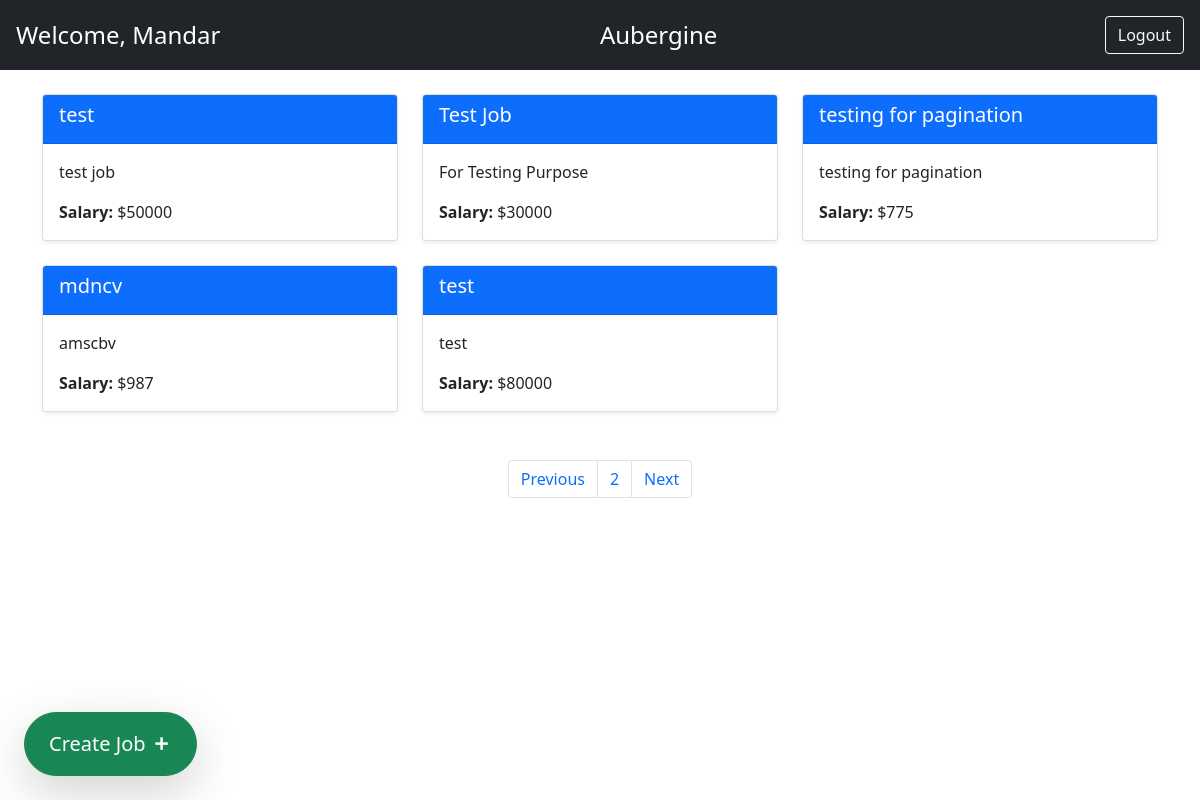
/auth/home/?page=2 (signed in), run on the app's committed database.
### authentication/models.py (models this page shows, shortened)
class CustomUser(AbstractBaseUser):
    email = models.EmailField(unique=True)
    first_name = models.CharField(max_length=100)
    is_active = models.BooleanField(default=True)
    objects = CustomUserManager()
    USERNAME_FIELD = 'email'
    REQUIRED_FIELDS = ['first_name']

### jobs/models.py (models this page shows, shortened)
class Company(models.Model):
    user = models.OneToOneField(get_user_model(), on_delete=models.CASCADE)
    name = models.CharField(max_length=255)
    description = models.TextField(blank=True)
    def __str__(self):
        return self.name

class Job(models.Model):
    title = models.CharField(max_length=255)
    description = models.TextField(blank=True)
    salary = models.IntegerField()
    company = models.ForeignKey(Company, on_delete=models.CASCADE, related_name='jobs',null=False)  # One company can have many jobs (for total participation the foreignky has null constraint)

### authentication/views.py (the view, shortened to what this page needs)
# urls.py: path('home/',home_view,name='home')
@login_required
def home_view(request):
    page_num = request.GET.get('page', 1)
    jobs = Job.objects.all()  # pylint: disable=no-member
    paginator = Paginator(jobs, 5)
    page_obj = paginator.get_page(page_num)
    jobs = page_obj.object_list
    if Company.objects.filter(user=request.user).exists():  # pylint: disable=no-member
        company = Company.objects.filter(user=request.user).first()  # pylint: disable=no-member
        res_obj = {'jobs': jobs, 'user': request.user, 'company': company, 'page_obj': page_obj}
        return render(request, 'home.html', res_obj)

### authentication/templates/home.html (shortened to what this page needs)
<!DOCTYPE html>
<html lang="en">
<head>
    <link href="https://cdn.jsdelivr.net/npm/bootstrap@5.0.2/dist/css/bootstrap.min.css" rel="stylesheet">
    <link rel="stylesheet" href="https://cdnjs.cloudflare.com/ajax/libs/remixicon/4.6.0/remixicon.css" />
    </head>
<body>
    <div class="bg-dark text-white p-3">
        <div class="d-flex justify-content-between align-items-center">
            <div class="fs-4">Welcome,
                {% if user.is_authenticated %}
                    {{ user.first_name }}
                {% else %}
                    Guest
                {% endif %}
            </div>
            <div class="fs-4">
                {{company}}
            </div>
            <div>
                {% if user.is_authenticated %}
                    <a href="{% url 'logout' %}" class="btn btn-outline-light ms-2">Logout</a>
                {% else %}
                    <a href="{% url 'login' %}" class="btn btn-outline-light ms-2">Sign In</a>
                    <a href="{% url 'register' %}" class="btn btn-outline-light ms-2">Register</a>
                {% endif %}
            </div>
        </div>
    </div>
    <div class="container mt-4">
        <div class="row">
            {% for job in jobs %}
                <div class="col-md-4 mb-4">
                    <div class="card shadow-sm h-100">
                        <div class="card-header bg-primary text-white">
                            <h5 class="card-title">{{ job.title }}</h5>
                        </div>
                        <div class="card-body">
                            <p class="card-text">{{ job.description|truncatewords:20 }}</p>
                            <p class="card-text"><strong>Salary: </strong>${{ job.salary }}</p>
                        </div>
                    </div>
                </div>
            {% endfor %}
        </div>
        <div class="mt-4" style="width: 100%; display: flex; justify-content: center; align-items: center;">
            <ul class=" pagination">
                {%if page_obj.has_previous %}
                <li class="page-item"><a href="./?page={{page_obj.previous_page_number}}" class="page-link">Previous</a></li>
                {%endif%}
                <li class="page-item"><a href="./?page={{page_obj.number}}" class="page-link">{{page_obj.number}}</a></li>
                {% if page_obj.has_next %}
                <li class="page-item" ><a href="./?page={{page_obj.next_page_number}}" class="page-link">Next</a></li>
                {%endif%}
            </ul>
        </div>
    </div>
    <a href="/job/create/" class="position-fixed bottom-0 start-0 mb-4 ms-4">
        <button class="btn btn-success fs-5 rounded-pill shadow-lg py-3 px-4">Create Job <i class="fw-bold fs-5 ri-add-line"></i> </button>
    </a>
</body>
</html>

### data on the page
CustomUser: first_name "Mandar"
Company: name "Aubergine"
Job: title "test", description "test job", salary "50000"
Job: title "Test Job", description "For Testing Purpose", salary "30000"
Job: title "testing for pagination", description "testing for pagination", salary "775"
Job: title "mdncv", description "amscbv", salary "987"
Job: title "test", description "test", salary "80000"

### other printed values
{{ page_obj.number }} "2"
